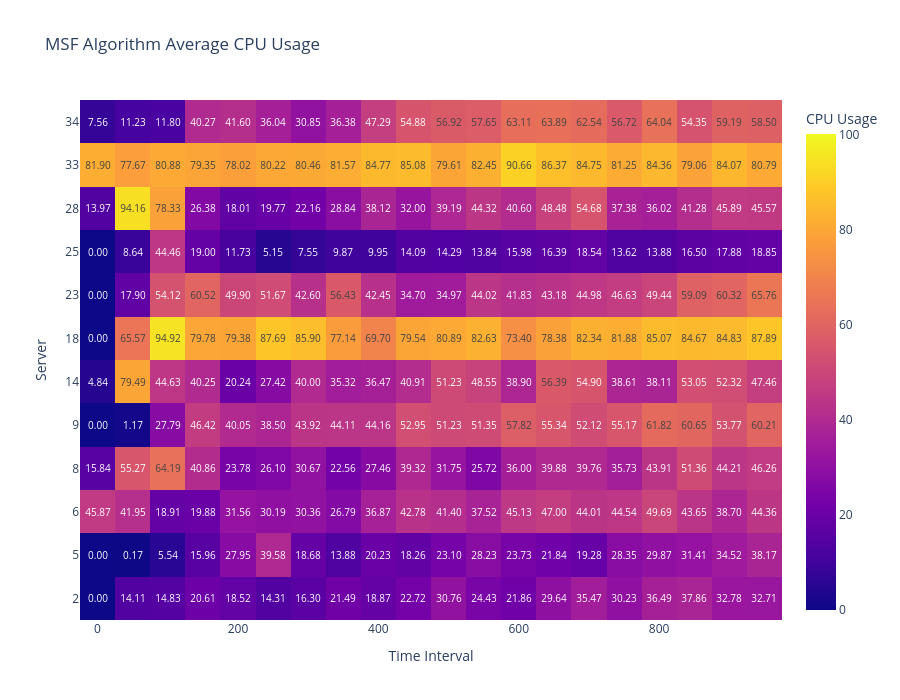
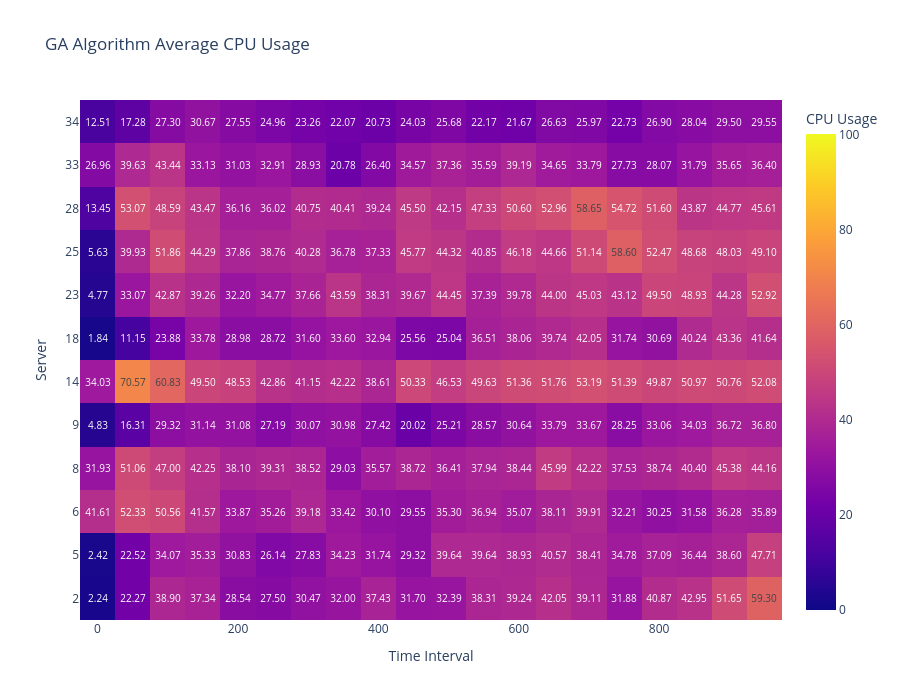
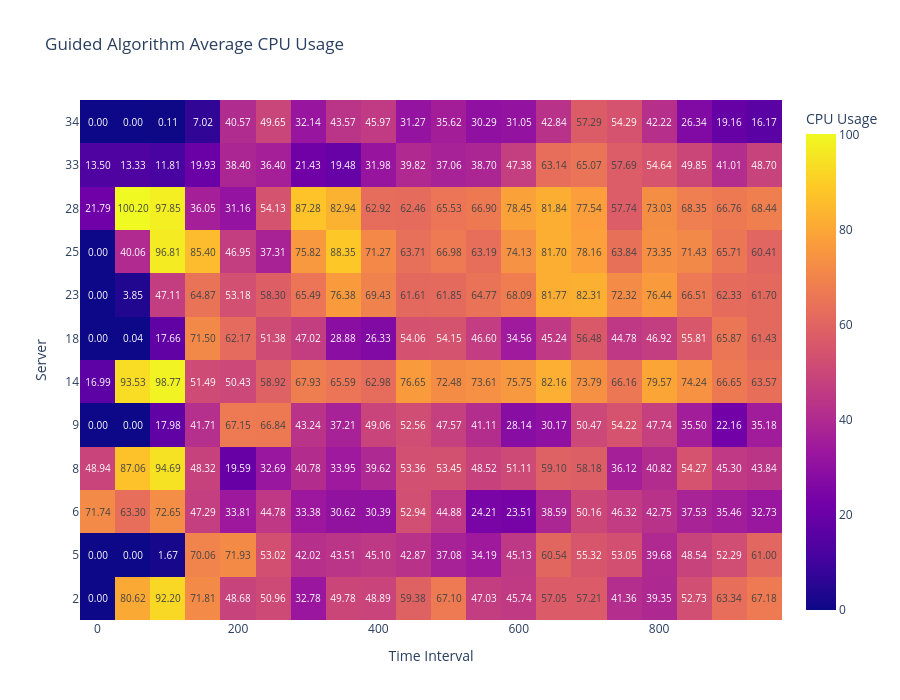

Here is the notebook cell these charts were saved with, in order:
### Code cell
import plotly.graph_objects as go

# Encontrando os valores mínimos e máximos globais entre todos os DataFrames para definir a escala de cores
min_value = min(df_grouped_msf.min().min(), df_grouped_gr.min().min())
max_value = max(df_grouped_msf.max().max(), df_grouped_gr.max().max())


# Função para criar o mapa de calor
def plot_heatmap(df, title):
    fig = go.Figure(
        data=go.Heatmap(
            z=df.values,
            x=df.columns,
            y=df.index,
            zmin=min_value,  # Define a mesma escala mínima para todos os mapas de calor
            zmax=max_value,  # Define a mesma escala máxima para todos os mapas de calor
            colorbar=dict(title="CPU Usage"),
            texttemplate="%{z:.2f}",
            textfont={"size": 10},
        )
    )

    fig.update_layout(
        title=title,
        yaxis_title="Server",
        xaxis_title="Time Interval",
        height=700,  # Configura a altura do gráfico
    )
    fig.show()


# Plotando mapas de calor para cada algoritmo com a mesma escala de cores
plot_heatmap(df_grouped_msf, "MSF Algorithm Average CPU Usage")
plot_heatmap(df_grouped_ga, "GA Algorithm Average CPU Usage")
plot_heatmap(df_grouped_gr, "Guided Algorithm Average CPU Usage")

### Figure 1 — Plotly figure (JSON) as saved in the notebook; plotly's stock layout.template omitted (floating-point values rounded to 4 significant figures; data arrays with more than 128 entries replaced by an {"elided": "..."} marker saying what was removed)
{"data": [{"colorbar": {"title": {"text": "CPU Usage"}}, "textfont": {"size": 10}, "texttemplate": "%{z:.2f}", "type": "heatmap", "x": [0, 50, 100, 150, 200, 250, 300, 350, 400, 450, 500, 550, 600, 650, 700, 750, 800, 850, 900, 950], "y": ["2", "5", "6", "8", "9", "14", "18", "23", "25", "28", "33", "34"], "z": {"elided": "12x20 float values"}, "zmax": 100.2, "zmin": 0}], "layout": {"height": 700, "title": {"text": "MSF Algorithm Average CPU Usage"}, "xaxis": {"title": {"text": "Time Interval"}}, "yaxis": {"title": {"text": "Server"}}}}

### Figure 2 — Plotly figure (JSON) as saved in the notebook; plotly's stock layout.template omitted (floating-point values rounded to 4 significant figures; data arrays with more than 128 entries replaced by an {"elided": "..."} marker saying what was removed)
{"data": [{"colorbar": {"title": {"text": "CPU Usage"}}, "textfont": {"size": 10}, "texttemplate": "%{z:.2f}", "type": "heatmap", "x": [0, 50, 100, 150, 200, 250, 300, 350, 400, 450, 500, 550, 600, 650, 700, 750, 800, 850, 900, 950], "y": ["2", "5", "6", "8", "9", "14", "18", "23", "25", "28", "33", "34"], "z": {"elided": "12x20 float values"}, "zmax": 100.2, "zmin": 0}], "layout": {"height": 700, "title": {"text": "GA Algorithm Average CPU Usage"}, "xaxis": {"title": {"text": "Time Interval"}}, "yaxis": {"title": {"text": "Server"}}}}

### Figure 3 — Plotly figure (JSON) as saved in the notebook; plotly's stock layout.template omitted (floating-point values rounded to 4 significant figures; data arrays with more than 128 entries replaced by an {"elided": "..."} marker saying what was removed)
{"data": [{"colorbar": {"title": {"text": "CPU Usage"}}, "textfont": {"size": 10}, "texttemplate": "%{z:.2f}", "type": "heatmap", "x": [0, 50, 100, 150, 200, 250, 300, 350, 400, 450, 500, 550, 600, 650, 700, 750, 800, 850, 900, 950], "y": ["2", "5", "6", "8", "9", "14", "18", "23", "25", "28", "33", "34"], "z": {"elided": "12x20 float values"}, "zmax": 100.2, "zmin": 0}], "layout": {"height": 700, "title": {"text": "Guided Algorithm Average CPU Usage"}, "xaxis": {"title": {"text": "Time Interval"}}, "yaxis": {"title": {"text": "Server"}}}}
